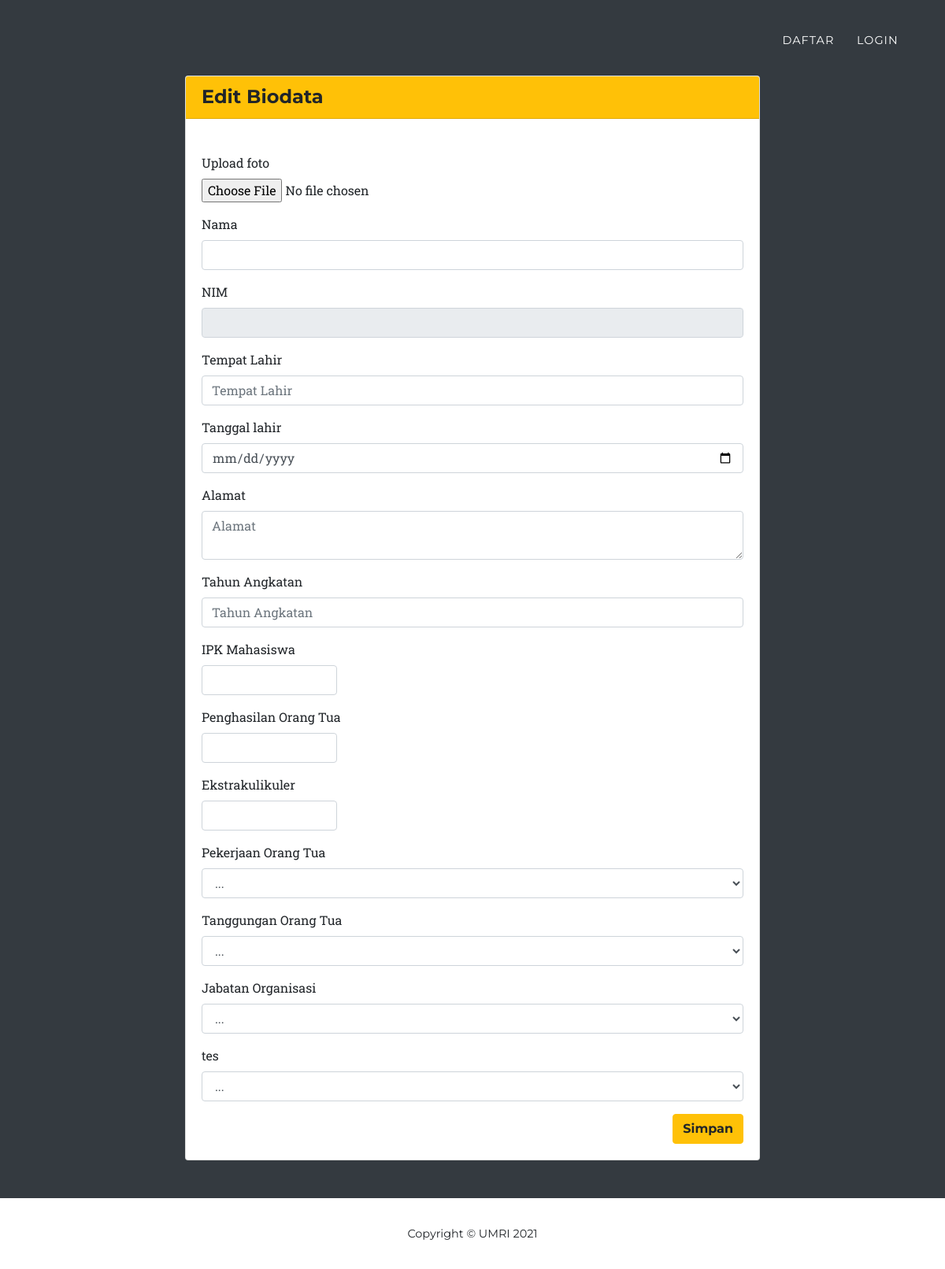
The page /index.php/mahasiswa/biodata on the database its author committed.
### tables this page shows
CREATE TABLE `kriteria` (
  `id_kriteria` varchar(32) NOT NULL,
  `nama_kriteria` varchar(64) NOT NULL,
  `judul_kriteria` varchar(128) NOT NULL,
  `bobot` double NOT NULL,
  `b/c` varchar(1) NOT NULL,
  `jenis_pertanyaan` varchar(16) NOT NULL
);

### application/controllers/Mahasiswa.php (called while the page is built, shortened)
<?php
class Mahasiswa extends CI_Controller
{
    public function biodata()
    {
        $qPilihan = "SELECT id_kriteria, judul_kriteria FROM kriteria where jenis_pertanyaan = 'Pilihan'";
        $data['pilihan'] = $this->db->query($qPilihan)->result_array();
        $qInput = "SELECT id_kriteria, judul_kriteria FROM kriteria where jenis_pertanyaan = 'Input'";
        $data['input'] = $this->db->query($qInput)->result_array();
        $data['error'] = '';
        $data['mahasiswa'] = $this->db->get_where('mahasiswa', ['nim' => $nim = $this->session->userdata('nim')])->row_array();
        $data['judul'] = "Biodata";
        $this->load->view('mahasiswa/biodata', $data);
    }
}

### index.php (called while the page is built, shortened)
<?php
require_once BASEPATH.'core/CodeIgniter.php';

### application/views/mahasiswa/biodata.php (the view, shortened to what this page needs)
<!DOCTYPE html>
<html lang="en">
<head>
    <link href="<?= base_url('assets/') ?>vendor/bootstrap/css/bootstrap.min.css" rel="stylesheet">
    <link href="<?= base_url('assets/') ?>vendor/fontawesome-free/css/all.min.css" rel="stylesheet" type="text/css">
    <link href="<?= base_url('assets/') ?>css/agency.min.css" rel="stylesheet">
</head>
<body id="page-top" class="bg-dark">
    <nav class="navbar navbar-expand-lg navbar-dark fixed-top" id="mainNav">
        <div class="container">
            <div class="collapse navbar-collapse" id="navbarResponsive">
                <ul class="navbar-nav text-uppercase ml-auto">
                    <?php if ($this->session->userdata('nim')) : ?>
                        <li class="nav-item">
                            <a class="nav-link js-scroll-trigger" href="<?= base_url('home') ?>">Home</a>
                        </li>
                        <li class="nav-item">
                            <a class="nav-link js-scroll-trigger" href="<?= base_url('mahasiswa') ?>">Biodata</a>
                        </li>
                        <li class="nav-item">
                            <a class="nav-link js-scroll-trigger" href="<?= base_url('login/logout') ?>">Logout</a>
                        </li>
                    <?php else : ?>
                        <li class="nav-item">
                            <a class="nav-link js-scroll-trigger" href="<?= base_url('login/daftar') ?>">Daftar</a>
                        </li>
                        <li class="nav-item">
                            <a class="nav-link js-scroll-trigger" href="<?= base_url('login') ?>">Login</a>
                        </li>
                    <?php endif; ?>
                </ul>
            </div>
        </div>
    </nav>
    <div class="container mt-5">
        <div class="row">
            <div class="col-md-8 mx-auto my-5">
                <div class="card">
                    <h4 class="card-header bg-warning">Edit Biodata
                    </h4>
                    <div class="card-body">
                        <?php echo form_open_multipart('mahasiswa/daftarbiodata'); ?>
                        <br>
                        <?php
                        if ($mahasiswa['foto'] != null) : ?>
                            <img src="<?= base_url('assets/img/mahasiswa/') . $mahasiswa['foto'] ?>" alt="mahasiswa" class="img-fluid" width="200px">
                            <a href="<?= base_url('mahasiswa/hapusfoto') ?>" class="btn btn-danger btn-sm ml-2 text-light">Ganti Foto</a>
                        <?php else : ?>
                            <div class="form-group">
                                <label for="foto">Upload foto</label>
                                <input type="file" class="form-control-file" id="foto" name="foto">
                            </div>
                        <?php endif; ?>
                        <div class="form-group mt-3">
                            <label for="nama">Nama</label>
                            <input type="text" class="form-control" id="nama" name="nama" aria-describedby="nama" value="<?= $mahasiswa['nama'] ?>">
                        </div>
                        <div class="form-group">
                            <label for="nim">NIM</label>
                            <input type="text" class="form-control" id="nim" name="nim" aria-describedby="nim" value="<?= $mahasiswa['nim'] ?>" readonly>
                        </div>
                        <div class="form-group">
                            <label for="tempat_lahir">Tempat Lahir</label>
                            <input type="text" class="form-control" id="tempat_lahir" name="tempat_lahir" placeholder="Tempat Lahir" aria-describedby="tempat_lahir" value="<?= $mahasiswa['tempat_lahir'] ?>">
                        </div>
                        <div class="form-group">
                            <label for="tanggal">Tanggal lahir</label>
                            <input type="date" id="tanggal" class="form-control" id="tanggal_lahir" name="tanggal_lahir" aria-describedby="tanggal_lahir" value="111" value="<?= set_value('tanggal_lahir'); ?>">
                        </div>
                        <div class="form-group">
                            <label for="alamat">Alamat</label>
                            <textarea class="form-control" id="alamat" placeholder="Alamat" name="alamat" rows="2"><?= $mahasiswa['alamat'] ?></textarea>
                        </div>
                        <div class="form-group">
                            <label for="angkatan">Tahun Angkatan</label>
                            <input type="text" class="form-control" id="angkatan" name="angkatan" placeholder="Tahun Angkatan" aria-describedby="angkatan" value="<?= $mahasiswa['angkatan'] ?>">
                        </div>
                        <?php foreach ($input as $i) : ?>
                            <div class="form-group">
                                <label for="<?= $i['judul_kriteria'] ?>"><?= $i['judul_kriteria'] ?></label>
                                <input type="number" step="any" class="form-control col-md-3" id="<?= $i['id_kriteria'] ?>" name="<?= $i['id_kriteria'] ?>" value="<?= $mahasiswa[$i['id_kriteria']] ?>">
                            </div>
                        <?php endforeach; ?>
                        <?php foreach ($pilihan as $p) : ?>
                            <div class=" form-group">
                                <label for="nama"><?= $p['judul_kriteria'] ?></label>
                                <select name="<?= $p['id_kriteria'] ?>" id="<?= $p['id_kriteria'] ?>" class="form-control">
                                    <?php
                                    $opt = $this->db->get_where('pilihan_kriteria', ['id_kriteria' => $p['id_kriteria']])->result_array();
                                    $baris = count($opt);
                                    $cek = $this->db->get_where('rel_mhs_kriteria', ['nim' => $mahasiswa['nim'], 'id_kriteria' => $p['id_kriteria']])->row_array();
                                    $nilai = $cek['nilai'];
                                    $urutan = number_format($nilai * ($baris - 1));
                                    $opt2 = $this->db->get_where('pilihan_kriteria', ['id_kriteria' => $p['id_kriteria'], 'urutan' => $urutan])->row_array();
                                    if ($cek) : ?>
                                        <option value="<?= $opt2['urutan'] / ($baris - 1) ?>"><?= $opt2['nama_pilihan'] ?></option>
                                        <?php
                                        foreach ($opt as $j) :
                                        ?>
                                            <option value="<?= $j['urutan'] / ($baris - 1) ?>"><?= $j['nama_pilihan'] ?></option>
                                        <?php endforeach;
                                    else :
                                        ?>
                                        <option value="">...</option>
                                    <?php
                                    endif;
                                    ?>
                                </select>
                            </div>
                        <?php endforeach; ?>
                        <button type="submit" class="btn btn-warning float-right">Simpan</button>
                        </form>
                    </div>
                </div>
            </div>
        </div>
    </div>
    <footer class="footer bg-white">
        <div class="container">
            <div class="row align-items-center">
                <div class="col-md-12">
                    <span class="copyright">Copyright &copy; UMRI <?= date('Y') ?></span>
                </div>
            </div>
        </div>
    </footer>
</body>
</html>

### rows shown on the page
kriteria: judul_kriteria "IPK Mahasiswa"
kriteria: judul_kriteria "Penghasilan Orang Tua"
kriteria: judul_kriteria "Ekstrakulikuler"
kriteria: judul_kriteria "Pekerjaan Orang Tua"
kriteria: judul_kriteria "Tanggungan Orang Tua"
kriteria: judul_kriteria "Jabatan Organisasi"
kriteria: judul_kriteria "tes"
